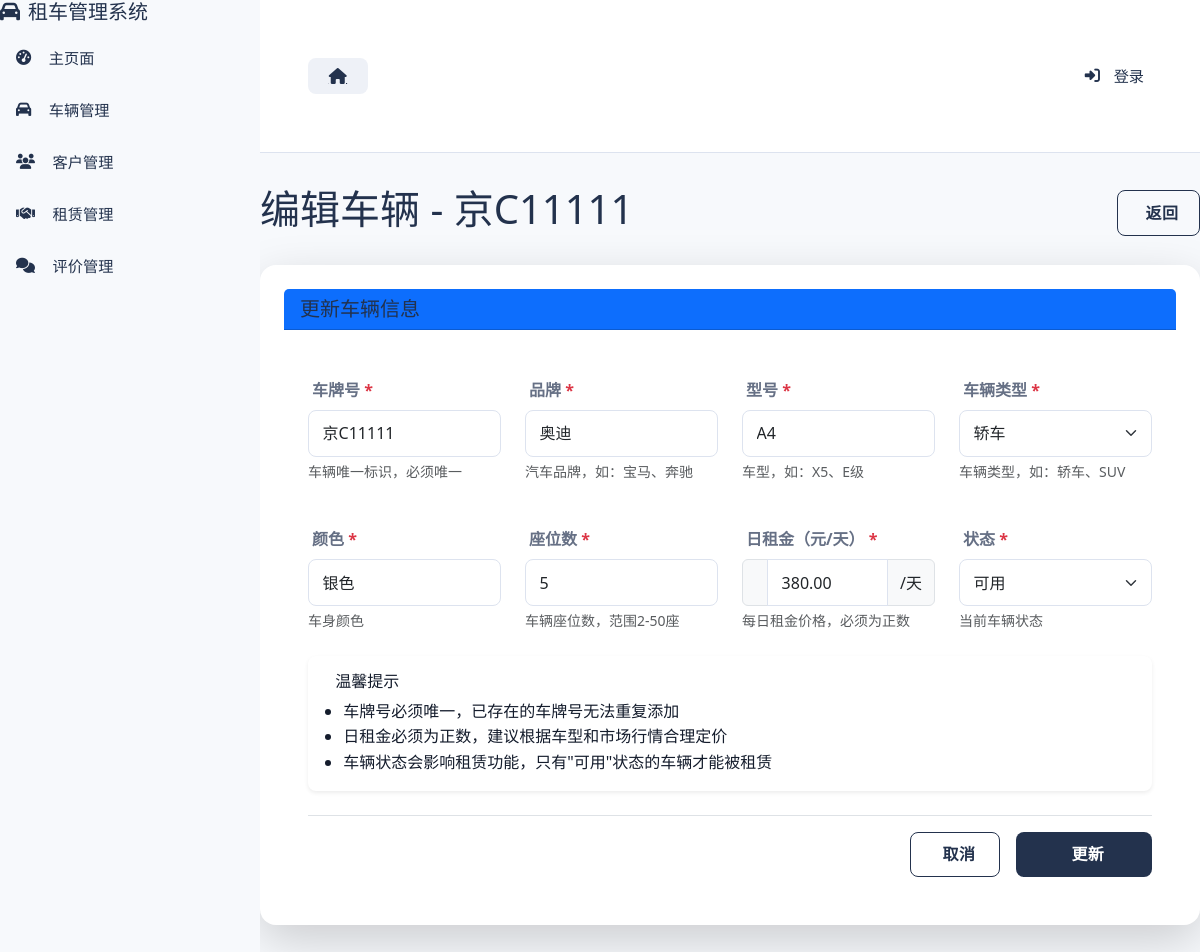
Page /vehicles/vehicles/11/edit/ on the committed database.
### vehicles/models.py (models this page shows, shortened)
class Vehicle(models.Model):
    VEHICLE_STATUS_CHOICES = [
        ('AVAILABLE', '可用'),
        ('RENTED', '已租'),
        ('MAINTENANCE', '维修中'),
    ]
    license_plate = models.CharField(
        '车牌号',
        max_length=20,
        unique=True,
        help_text='车辆唯一标识'
    )
    brand = models.CharField(
        '品牌',
        max_length=50,
        help_text='汽车品牌'
    )
    model = models.CharField(
        '型号',
        max_length=50,
        help_text='汽车型号'
    )
    vehicle_type = models.CharField(
        '车辆类型',
        max_length=20,
        help_text='如：轿车、SUV、MPV等'
    )
    color = models.CharField(
        '颜色',
        max_length=20,
        help_text='车身颜色'
    )
    seats = models.PositiveIntegerField(
        '座位数',
        default=5,
        validators=[MinValueValidator(2)],
        help_text='车辆座位数（2-50座）'
    )
    daily_rate = models.DecimalField(
        '日租金',
        max_digits=10,
        decimal_places=2,
        validators=[MinValueValidator(Decimal('0.01'))],
        help_text='每日租金价格'
    )
    status = models.CharField(
        '车辆状态',
        max_length=20,
        choices=VEHICLE_STATUS_CHOICES,
        default='AVAILABLE',
        help_text='当前车辆状态'
    )
    created_at = models.DateTimeField(
        '创建时间',
        auto_now_add=True
    )
    updated_at = models.DateTimeField(
        '更新时间',
        auto_now=True
    )
    class Meta:
        db_table = 'vehicles'
        verbose_name = '车辆'
        verbose_name_plural = '车辆'
        ordering = ['-created_at']
        indexes = [
            models.Index(fields=['license_plate']),
            models.Index(fields=['status']),
            models.Index(fields=['brand', 'model']),
            models.Index(fields=['seats']),  # 为座位数添加索引，优化搜索性能
        ]

### vehicles/views.py (the view)
# urls.py: path('vehicles/<int:pk>/edit/', views.vehicle_update, name='vehicle_update'),
@require_http_methods(["GET", "POST"])
def vehicle_update(request, pk):
    vehicle = get_object_or_404(Vehicle, pk=pk)
    if request.method == 'POST':
        form = VehicleForm(request.POST, instance=vehicle)
        if form.is_valid():
            vehicle = form.save()
            from django.core.cache import cache
            cache.delete('vehicle_brands_list')
            cache.delete('vehicle_types_list')
            cache.delete('rental_filter_vehicles')
            messages.success(request, f'车辆 {vehicle.license_plate} 更新成功！')
            return redirect('vehicles:vehicle_detail', pk=vehicle.pk)
    else:
        form = VehicleForm(instance=vehicle)
    context = {
        'form': form,
        'vehicle': vehicle,
        'title': f'编辑车辆 - {vehicle.license_plate}',
        'action': '更新',
    }
    return render(request, 'vehicles/vehicle_form.html', context)

### templates/vehicles/vehicle_form.html (shortened to what this page needs)
{% extends "vehicles/base.html" %}
{% block content %}
<div class="d-flex justify-content-between align-items-center mb-4">
    <h1><i class="bi bi-{% if action == '创建' %}plus-circle{% else %}pencil{% endif %}"></i> {{ title }}</h1>
    <a href="{% if vehicle %}{% url 'vehicles:vehicle_detail' vehicle.pk %}{% else %}{% url 'vehicles:vehicle_list' %}{% endif %}"
       class="btn btn-outline-secondary">
         返回
    </a>
</div>
<div class="row justify-content-center">
    <div class="col-12">
        <div class="card shadow-lg border-0">
            <div class="card-header bg-primary text-white">
                <h5 class="mb-0">
                    {{ action }}车辆信息
                </h5>
            </div>
            <div class="card-body p-4">
                <form method="post" novalidate>
                    <div class="row g-4">
                        <div class="col-lg-3 col-md-6">
                            <label for="{{ form.license_plate.id_for_label }}" class="form-label fw-semibold">
                                {{ form.license_plate.label }}
                                {% if form.license_plate.field.required %}
                                    <span class="text-danger">*</span>
                                {% endif %}
                            </label>
                            {{ form.license_plate }}
                            {% if form.license_plate.help_text %}
                                <div class="form-text">{{ form.license_plate.help_text }}</div>
                            {% endif %}
                        </div>
                        <div class="col-lg-3 col-md-6">
                            <label for="{{ form.brand.id_for_label }}" class="form-label fw-semibold">
                                {{ form.brand.label }}
                                {% if form.brand.field.required %}
                                    <span class="text-danger">*</span>
                                {% endif %}
                            </label>
                            {{ form.brand }}
                            {% if form.brand.help_text %}
                                <div class="form-text">{{ form.brand.help_text }}</div>
                            {% endif %}
                        </div>
                        <div class="col-lg-3 col-md-6">
                            <label for="{{ form.model.id_for_label }}" class="form-label fw-semibold">
                                {{ form.model.label }}
                                {% if form.model.field.required %}
                                    <span class="text-danger">*</span>
                                {% endif %}
                            </label>
                            {{ form.model }}
                            {% if form.model.help_text %}
                                <div class="form-text">{{ form.model.help_text }}</div>
                            {% endif %}
                        </div>
                        <div class="col-lg-3 col-md-6">
                            <label for="{{ form.vehicle_type.id_for_label }}" class="form-label fw-semibold">
                                {{ form.vehicle_type.label }}
                                {% if form.vehicle_type.field.required %}
                                    <span class="text-danger">*</span>
                                {% endif %}
                            </label>
                            {{ form.vehicle_type }}
                            {% if form.vehicle_type.help_text %}
                                <div class="form-text">{{ form.vehicle_type.help_text }}</div>
                            {% endif %}
                        </div>
                    </div>
                    <div class="row g-4 mt-2">
                        <div class="col-lg-3 col-md-6">
                            <label for="{{ form.color.id_for_label }}" class="form-label fw-semibold">
                                {{ form.color.label }}
                                {% if form.color.field.required %}
                                    <span class="text-danger">*</span>
                                {% endif %}
                            </label>
                            {{ form.color }}
                            {% if form.color.help_text %}
                                <div class="form-text">{{ form.color.help_text }}</div>
                            {% endif %}
                        </div>
                        <div class="col-lg-3 col-md-6">
                            <label for="{{ form.seats.id_for_label }}" class="form-label fw-semibold">
                                {{ form.seats.label }}
                                {% if form.seats.field.required %}
                                    <span class="text-danger">*</span>
                                {% endif %}
                            </label>
                            {{ form.seats }}
                            {% if form.seats.help_text %}
                                <div class="form-text">{{ form.seats.help_text }}</div>
                            {% endif %}
                        </div>
                        <div class="col-lg-3 col-md-6">
                            <label for="{{ form.daily_rate.id_for_label }}" class="form-label fw-semibold">
                                {{ form.daily_rate.label }}
                                {% if form.daily_rate.field.required %}
                                    <span class="text-danger">*</span>
                                {% endif %}
                            </label>
                            <div class="input-group">
                                <span class="input-group-text bg-light"></span>
                                {{ form.daily_rate }}
                                <span class="input-group-text bg-light">/天</span>
                            </div>
                            {% if form.daily_rate.help_text %}
                                <div class="form-text">{{ form.daily_rate.help_text }}</div>
                            {% endif %}
                        </div>
                        <div class="col-lg-3 col-md-6">
                            <label for="{{ form.status.id_for_label }}" class="form-label fw-semibold">
                                {{ form.status.label }}
                                {% if form.status.field.required %}
                                    <span class="text-danger">*</span>
                                {% endif %}
                            </label>
                            {{ form.status }}
                            {% if form.status.help_text %}
                                <div class="form-text">{{ form.status.help_text }}</div>
                            {% endif %}
                        </div>
                    </div>
                    <div class="alert alert-info mt-4 border-0 shadow-sm">
                        <h6 class="alert-heading">温馨提示</h6>
                        <ul class="mb-0 ps-3">
                            <li>车牌号必须唯一，已存在的车牌号无法重复添加</li>
                            <li>日租金必须为正数，建议根据车型和市场行情合理定价</li>
                            <li>车辆状态会影响租赁功能，只有"可用"状态的车辆才能被租赁</li>
                        </ul>
                    </div>
                    <div class="d-flex justify-content-end gap-3 mt-4 pt-3 border-top">
                        <a href="{% if vehicle %}{% url 'vehicles:vehicle_detail' vehicle.pk %}{% else %}{% url 'vehicles:vehicle_list' %}{% endif %}"
                           class="btn btn-outline-secondary px-4">
                             取消
                        </a>
                        <button type="submit" class="btn btn-primary px-5">
                            {{ action }}
                        </button>
                    </div>
                </form>
            </div>
        </div>
    </div>
</div>
{% endblock %}

### static/css/style.css (style rules this page uses)
:root { --bg-page: #f7f9fc; --bg-card: #ffffff; --color-primary: #23324d; --color-primary-dark: #1a2538; --color-accent: #d48a34; --color-text: #141c2c; --color-muted: #667085; --color-border: #dde3ef; --color-success: #18a568; --color-warning: #e0a113; --color-danger: #d34a4a; --color-white: #ffffff; --btn-secondary-bg: #eef1f7; --radius-sm: 8px; --radius-md: 16px; --radius-lg: 20px; --shadow-sm: 0 8px 18px rgba(15, 23, 42, 0.08); --shadow-lg: 0 25px 45px rgba(15, 23, 42, 0.12); --transition: 0.25s cubic-bezier(0.4, 0, 0.2, 1); --content-width: min(1200px, 100%); --font-base: "Segoe UI", "Microsoft YaHei", "PingFang SC", "Helvetica Neue", Arial, sans-serif; }
* { box-sizing: border-box; margin: 0; padding: 0; }
h1, h2, h3, h4, h5, h6 { color: var(--color-primary); }
body { font-family: var(--font-base); background: var(--bg-page); color: var(--color-text); line-height: 1.6; }
a { color: inherit; text-decoration: none; }
.d-flex { display: flex; }
.mt-2 { margin-top: 0.75rem; }
.mb-0 { margin-bottom: 0; }
.mb-4 { margin-bottom: 2.25rem; }
.text-danger { color: var(--color-danger); }
.gap-3 { gap: 1.25rem; }
.row { display: flex; flex-wrap: wrap; margin: -12px; }
.row > * { flex: 1; padding: 12px; }
.btn { border: none; border-radius: var(--radius-sm); padding: 0.6rem 1.3rem; font-weight: 600; letter-spacing: 0.3px; cursor: pointer; transition: var(--transition); display: inline-flex; align-items: center; justify-content: center; gap: 0.45rem; background: var(--btn-secondary-bg); color: var(--color-primary); }
.btn-primary { background: var(--color-primary); color: var(--color-white); }
.btn-outline-secondary { border: 1px solid var(--color-primary); background: transparent; color: var(--color-primary); }
.card, .section-block { background: var(--bg-card); border-radius: var(--radius-md); border: 1px solid var(--color-border); box-shadow: var(--shadow-sm); margin-bottom: 1.5rem; padding: 1.5rem; }
.form-label { font-weight: 600; color: var(--color-muted); margin-bottom: 0.4rem; }
.form-control, .form-select { width: 100%; border: 1px solid var(--color-border); border-radius: var(--radius-sm); padding: 0.65rem 0.85rem; font-family: var(--font-base); }
.alert { border: 1px solid var(--color-border); border-left: 4px solid var(--color-primary); background: var(--bg-card); color: var(--color-text); border-radius: var(--radius-sm); padding: 0.95rem 1.2rem; margin-bottom: 1rem; }

### rows in the picture
Vehicle: license_plate "京C11111", brand "奥迪", model "A4", vehicle_type "轿车", color "银色", seats "5", daily_rate "380.00", status "可用"

### other values in the picture
{{ title }} "编辑车辆 - 京C11111"
{{ action }} "更新"
